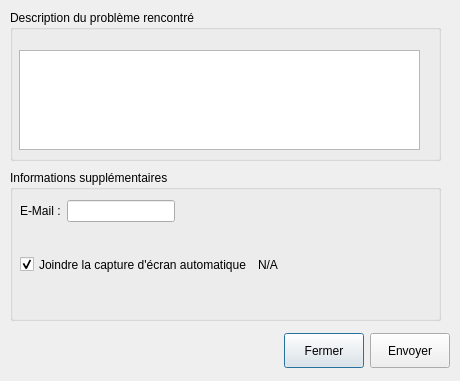
<?xml version="1.0" encoding="UTF-8"?>
<ui version="4.0">
 <class>HelpForm</class>
 <widget class="QDialog" name="HelpForm">
  <property name="windowModality">
   <enum>Qt::WindowModal</enum>
  </property>
  <property name="geometry">
   <rect>
    <x>0</x>
    <y>0</y>
    <width>460</width>
    <height>381</height>
   </rect>
  </property>
  <property name="sizePolicy">
   <sizepolicy hsizetype="Fixed" vsizetype="Fixed">
    <horstretch>0</horstretch>
    <verstretch>0</verstretch>
   </sizepolicy>
  </property>
  <property name="windowTitle">
   <string>Dialog</string>
  </property>
  <widget class="QLabel" name="label_2">
   <property name="geometry">
    <rect>
     <x>10</x>
     <y>180</y>
     <width>261</width>
     <height>16</height>
    </rect>
   </property>
   <property name="text">
    <string/>
   </property>
  </widget>
  <widget class="QGroupBox" name="groupBox">
   <property name="geometry">
    <rect>
     <x>10</x>
     <y>170</y>
     <width>431</width>
     <height>151</height>
    </rect>
   </property>
   <property name="title">
    <string>Informations supplémentaires</string>
   </property>
   <widget class="QWidget" name="verticalLayoutWidget">
    <property name="geometry">
     <rect>
      <x>10</x>
      <y>30</y>
      <width>401</width>
      <height>101</height>
     </rect>
    </property>
    <layout class="QVBoxLayout" name="verticalLayout">
     <item>
      <layout class="QHBoxLayout" name="horizontalLayout">
       <item>
        <widget class="QLabel" name="label">
         <property name="sizePolicy">
          <sizepolicy hsizetype="Fixed" vsizetype="Fixed">
           <horstretch>0</horstretch>
           <verstretch>0</verstretch>
          </sizepolicy>
         </property>
         <property name="text">
          <string>E-Mail :</string>
         </property>
        </widget>
       </item>
       <item>
        <widget class="QLineEdit" name="email_edit">
         <property name="sizePolicy">
          <sizepolicy hsizetype="Fixed" vsizetype="Fixed">
           <horstretch>0</horstretch>
           <verstretch>0</verstretch>
          </sizepolicy>
         </property>
        </widget>
       </item>
       <item>
        <spacer name="horizontalSpacer">
         <property name="orientation">
          <enum>Qt::Horizontal</enum>
         </property>
         <property name="sizeHint" stdset="0">
          <size>
           <width>40</width>
           <height>20</height>
          </size>
         </property>
        </spacer>
       </item>
      </layout>
     </item>
     <item>
      <layout class="QVBoxLayout" name="verticalLayout_2">
       <item>
        <layout class="QHBoxLayout" name="horizontalLayout_3">
         <item>
          <widget class="QCheckBox" name="screen_checkBox">
           <property name="sizePolicy">
            <sizepolicy hsizetype="Minimum" vsizetype="Minimum">
             <horstretch>0</horstretch>
             <verstretch>0</verstretch>
            </sizepolicy>
           </property>
           <property name="text">
            <string>Joindre la capture d'écran automatique</string>
           </property>
           <property name="checked">
            <bool>true</bool>
           </property>
          </widget>
         </item>
         <item>
          <widget class="QLabel" name="screen_label">
           <property name="sizePolicy">
            <sizepolicy hsizetype="Expanding" vsizetype="MinimumExpanding">
             <horstretch>0</horstretch>
             <verstretch>0</verstretch>
            </sizepolicy>
           </property>
           <property name="text">
            <string>N/A</string>
           </property>
          </widget>
         </item>
        </layout>
       </item>
      </layout>
     </item>
    </layout>
   </widget>
  </widget>
  <widget class="QGroupBox" name="groupBox_2">
   <property name="geometry">
    <rect>
     <x>10</x>
     <y>10</y>
     <width>431</width>
     <height>151</height>
    </rect>
   </property>
   <property name="sizePolicy">
    <sizepolicy hsizetype="Fixed" vsizetype="Fixed">
     <horstretch>0</horstretch>
     <verstretch>0</verstretch>
    </sizepolicy>
   </property>
   <property name="title">
    <string>Description du problème rencontré</string>
   </property>
   <widget class="QWidget" name="gridLayoutWidget">
    <property name="geometry">
     <rect>
      <x>9</x>
      <y>30</y>
      <width>401</width>
      <height>121</height>
     </rect>
    </property>
    <layout class="QGridLayout" name="gridLayout">
     <item row="0" column="0">
      <widget class="QTextEdit" name="improvement_text">
       <property name="sizePolicy">
        <sizepolicy hsizetype="Preferred" vsizetype="Fixed">
         <horstretch>0</horstretch>
         <verstretch>0</verstretch>
        </sizepolicy>
       </property>
       <property name="maximumSize">
        <size>
         <width>16777215</width>
         <height>100</height>
        </size>
       </property>
       <property name="focusPolicy">
        <enum>Qt::WheelFocus</enum>
       </property>
      </widget>
     </item>
    </layout>
   </widget>
  </widget>
  <widget class="QWidget" name="horizontalLayoutWidget">
   <property name="geometry">
    <rect>
     <x>9</x>
     <y>330</y>
     <width>441</width>
     <height>41</height>
    </rect>
   </property>
   <layout class="QHBoxLayout" name="horizontalLayout_2">
    <item>
     <spacer name="horizontalSpacer_2">
      <property name="orientation">
       <enum>Qt::Horizontal</enum>
      </property>
      <property name="sizeHint" stdset="0">
       <size>
        <width>40</width>
        <height>20</height>
       </size>
      </property>
     </spacer>
    </item>
    <item>
     <widget class="QPushButton" name="closeBugReport_button">
      <property name="minimumSize">
       <size>
        <width>0</width>
        <height>35</height>
       </size>
      </property>
      <property name="text">
       <string>Fermer</string>
      </property>
     </widget>
    </item>
    <item>
     <widget class="QPushButton" name="sendBugReport_button">
      <property name="minimumSize">
       <size>
        <width>0</width>
        <height>35</height>
       </size>
      </property>
      <property name="text">
       <string>Envoyer</string>
      </property>
     </widget>
    </item>
   </layout>
  </widget>
  <zorder>label_2</zorder>
  <zorder>groupBox</zorder>
  <zorder>horizontalLayoutWidget</zorder>
  <zorder>groupBox_2</zorder>
 </widget>
 <resources/>
 <connections/>
</ui>
